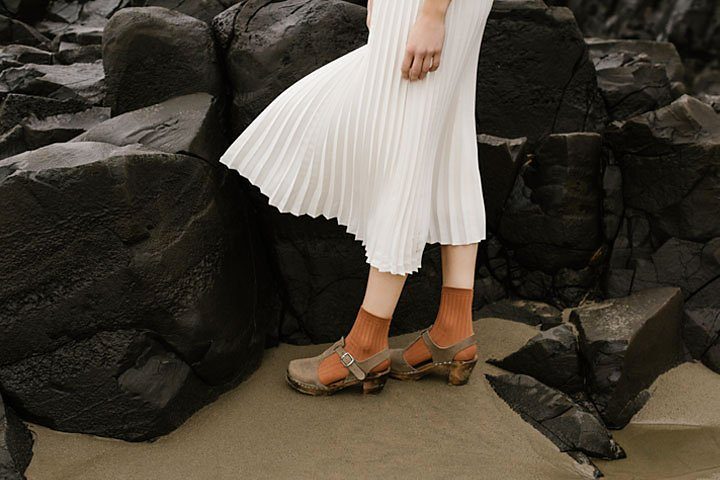
#> input picture images/a1images/highlights_and_shadows.jpg, 720 x 480 px
$ jupyter execute q2.ipynb
#> lines starting #> are read from the running program, lines starting #| are printed output that depends on the picture
[cell 1]
import cv2 as cv
import numpy as np
import matplotlib.pyplot as plt

im = cv.imread('images/a1images/highlights_and_shadows.jpg')
#> im is the input picture: shape (480, 720, 3); mean B, G, R 58.1, 68.6, 75.7
assert im is not None, 'Image not found'

im_rgb = cv.cvtColor(im, cv.COLOR_BGR2RGB)
im_lab = cv.cvtColor(im, cv.COLOR_BGR2LAB)
#> im_lab: shape (480, 720, 3); mean of channels 0, 1, 2 71.3, 129.1, 135

l_channel, a, b = cv.split(im_lab)
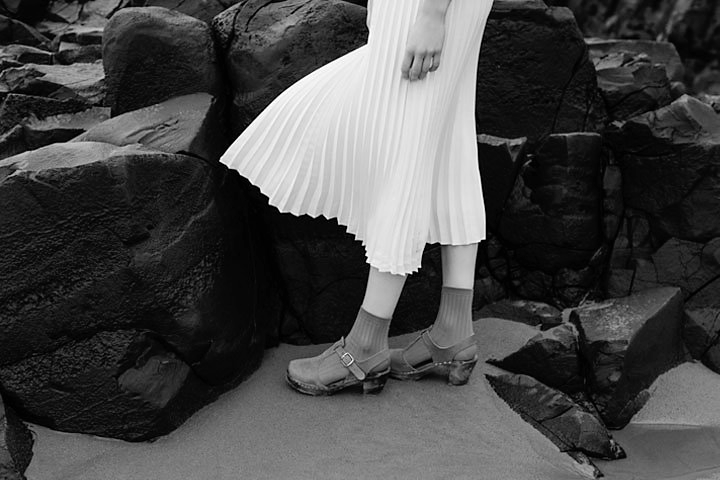
#> l_channel: shape (480, 720); min 0, max 255, mean 71.3
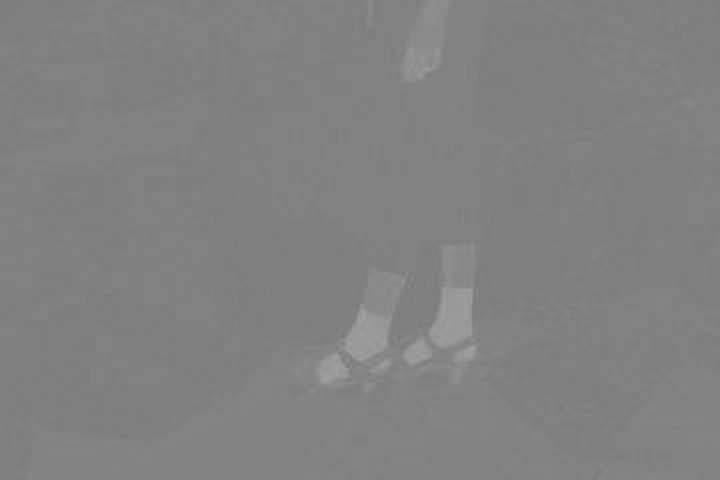
#> a: shape (480, 720); min 119, max 160, mean 129.1

gamma = 0.5
l_gamma = np.array(255 * (l_channel / 255) ** gamma, dtype=np.uint8)
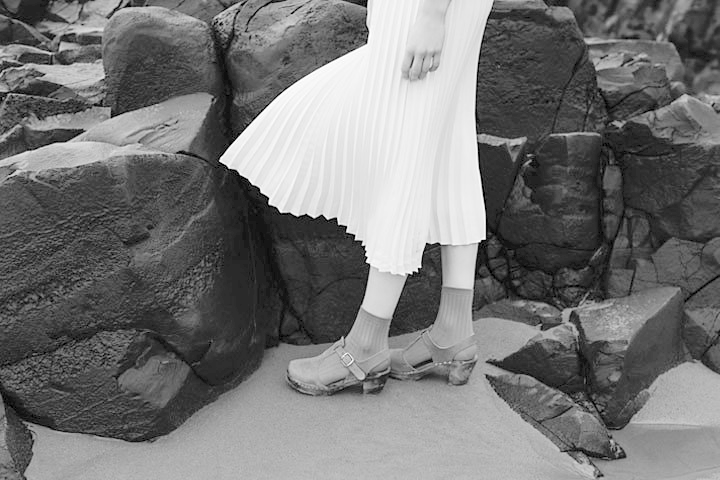
#> l_gamma: shape (480, 720); min 0, max 255, mean 117.3

lab_corrected = cv.merge([l_gamma, a, b])
#> lab_corrected: shape (480, 720, 3); mean of channels 0, 1, 2 117.3, 129.1, 135
img_corrected = cv.cvtColor(lab_corrected, cv.COLOR_LAB2RGB)
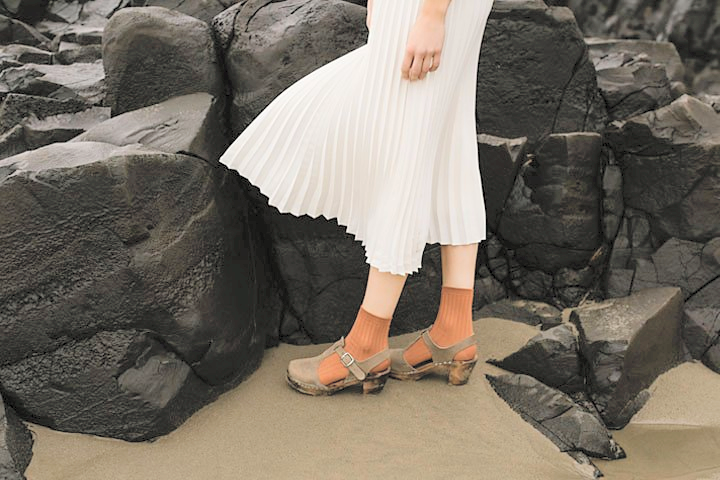
#> img_corrected: shape (480, 720, 3); mean R, G, B 118.8, 111.1, 100.2

fig, ax = plt.subplots(2, 2, figsize=(8, 6))

ax[0, 0].imshow(im_rgb)
ax[0, 0].set_title('Original Image')
ax[0, 0].axis('off')

ax[0, 1].imshow(img_corrected)
ax[0, 1].set_title(f'Corrected L-Plane (gamma={gamma})')
ax[0, 1].axis('off')

hist_l_channel = cv.calcHist([l_channel], [0], None, [256], [0, 256]).flatten()
#> hist_l_channel = 256 values, max 13634 at index 12, min 0 at index 4, mean 1350
ax[1, 0].bar(range(256), hist_l_channel, color='blue', alpha=0.7)
ax[1, 0].set_title('Original L-Channel Histogram')

hist_l_gamma = cv.calcHist([l_gamma], [0], None, [256], [0, 256]).flatten()
#> hist_l_gamma = 256 values, max 13634 at index 55, min 0 at index 1, mean 1350
ax[1, 1].bar(range(256), hist_l_gamma, color='orange', alpha=0.7)
ax[1, 1].set_title('Corrected L-Channel Histogram')

plt.tight_layout()
plt.show()
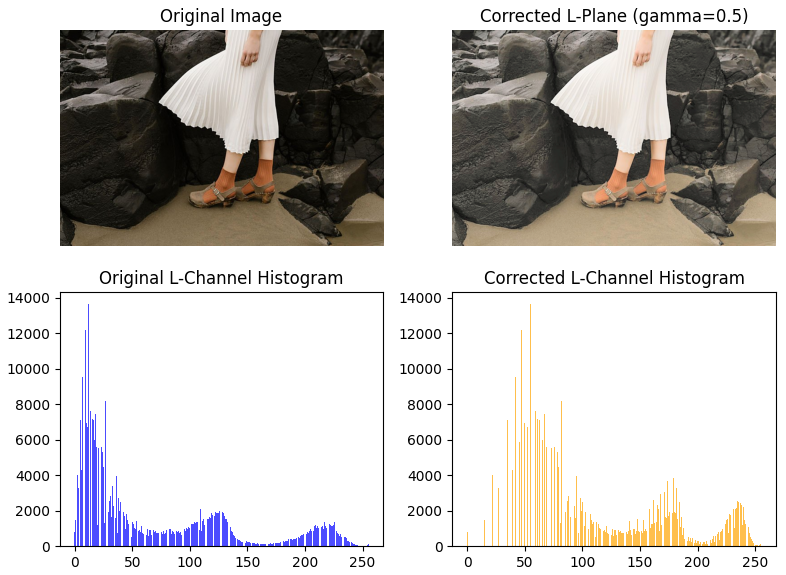
#> figure drawn by matplotlib, 4 panels; panel 3: tallest bar 13634 high, from x = 11.6 to 12.4; panel 4: tallest bar 13634 high, from x = 54.6 to 55.4

$ run again, with images/a1images/daisy.jpg copied over images/a1images/highlights_and_shadows.jpg
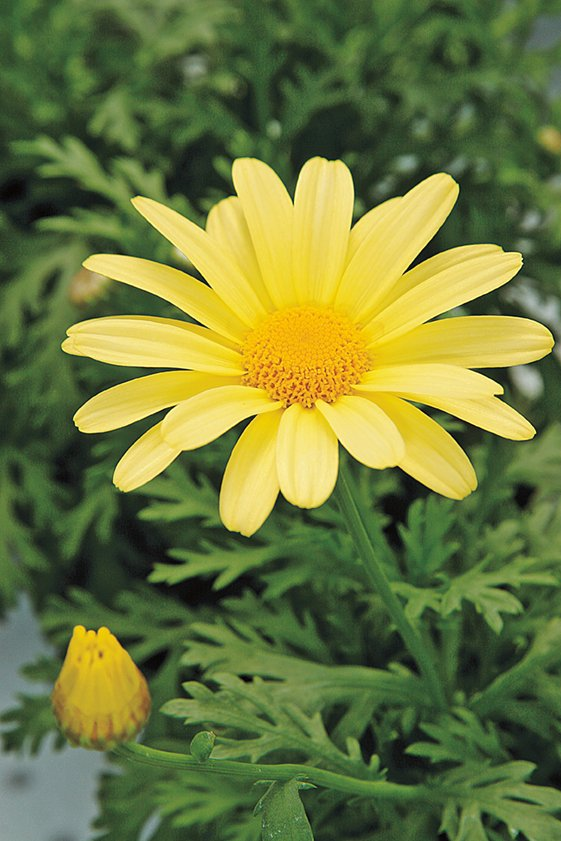
#> input picture images/a1images/daisy.jpg, 561 x 841 px
#> im is the input picture: shape (841, 561, 3); mean B, G, R 60.7, 120.3, 108.5
#> im_lab: shape (841, 561, 3); mean of channels 0, 1, 2 121.3, 114.4, 157.2
#> lab_corrected: shape (841, 561, 3); mean of channels 0, 1, 2 169.5, 114.4, 157.2
#> `img_corrected = cv.cvtColor(lab_corrected, cv.COLOR_LAB2RGB)`:
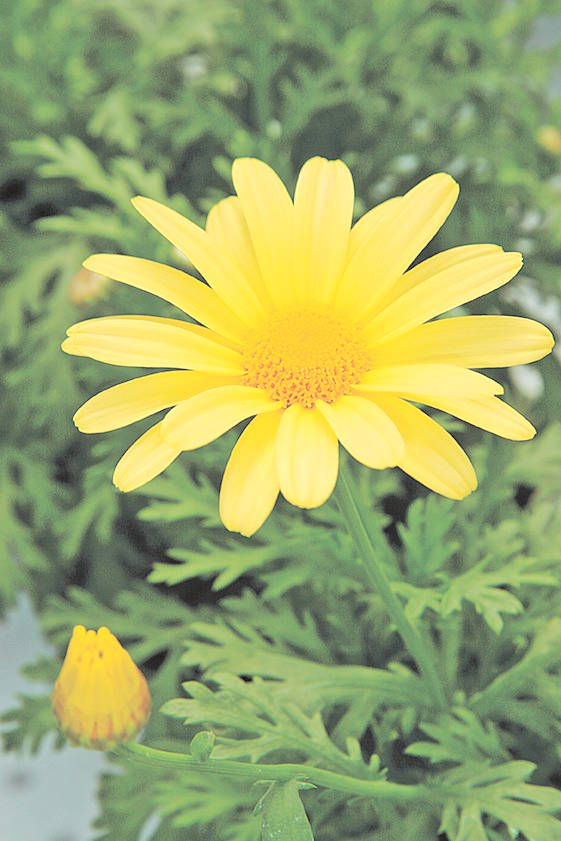
#> img_corrected: shape (841, 561, 3); mean R, G, B 154.9, 168.3, 106.8
#> hist_l_channel = 256 values, max 5335 at index 80, min 0 at index 4, mean 1843
#> hist_l_gamma = 256 values, max 8463 at index 240, min 0 at index 1, mean 1843
#> `plt.show()`:
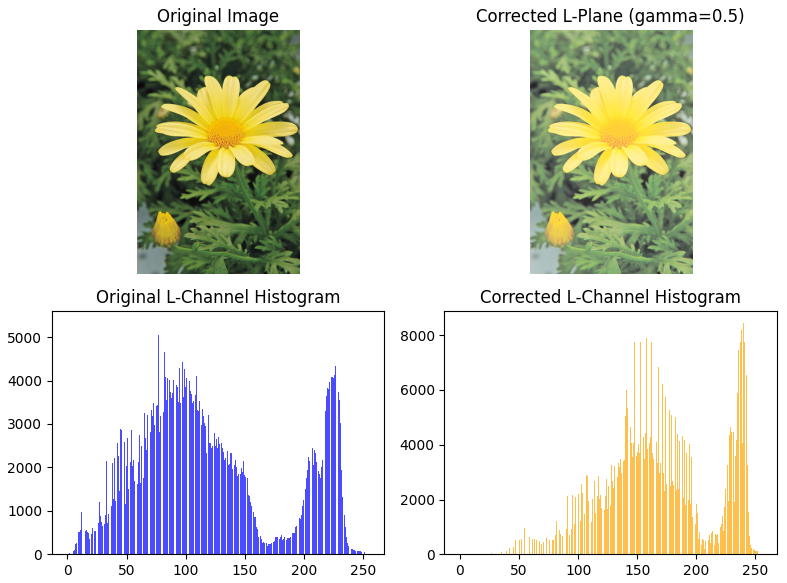
#> figure drawn by matplotlib, 4 panels; panel 3: tallest bar 5335 high, from x = 79.6 to 80.4; panel 4: tallest bar 8463 high, from x = 239.6 to 240.4

$ run again, with images/a1images/emma.jpg copied over images/a1images/highlights_and_shadows.jpg
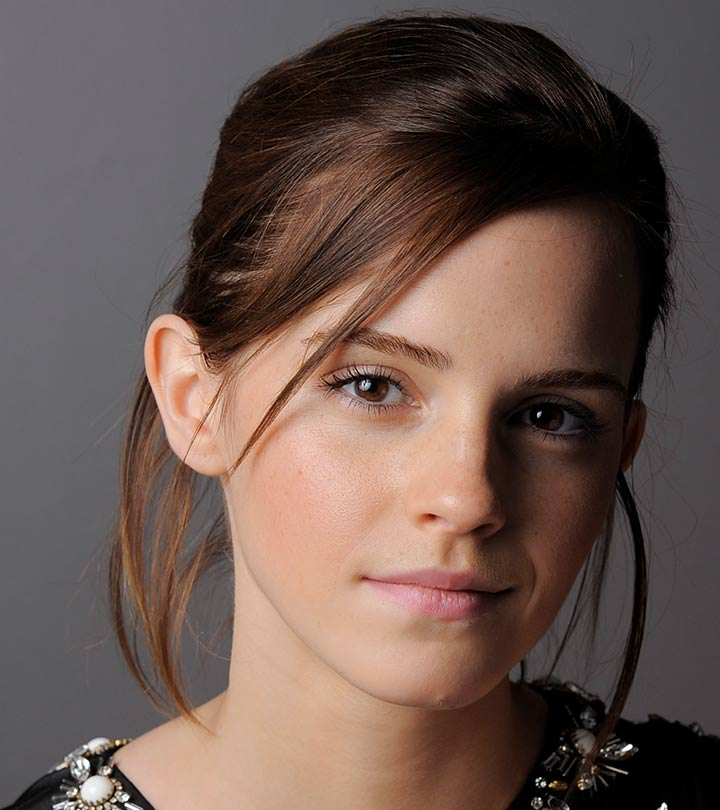
#> input picture images/a1images/emma.jpg, 720 x 810 px
#> im is the input picture: shape (810, 720, 3); mean B, G, R 80.1, 87.4, 106.8
#> im_lab: shape (810, 720, 3); mean of channels 0, 1, 2 97, 134.8, 135.1
#> lab_corrected: shape (810, 720, 3); mean of channels 0, 1, 2 145.4, 134.8, 135.1
#> `img_corrected = cv.cvtColor(lab_corrected, cv.COLOR_LAB2RGB)`:
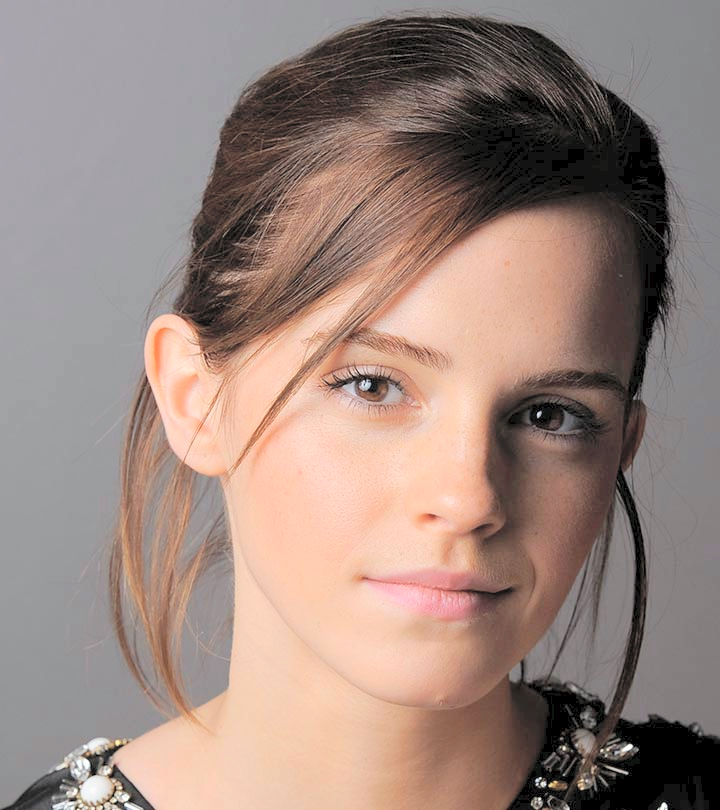
#> img_corrected: shape (810, 720, 3); mean R, G, B 155.3, 134.6, 126.8
#> hist_l_channel = 256 values, max 15795 at index 116, min 0 at index 4, mean 2278.1
#> hist_l_gamma = 256 values, max 31175 at index 171, min 0 at index 1, mean 2278.1
#> `plt.show()`:
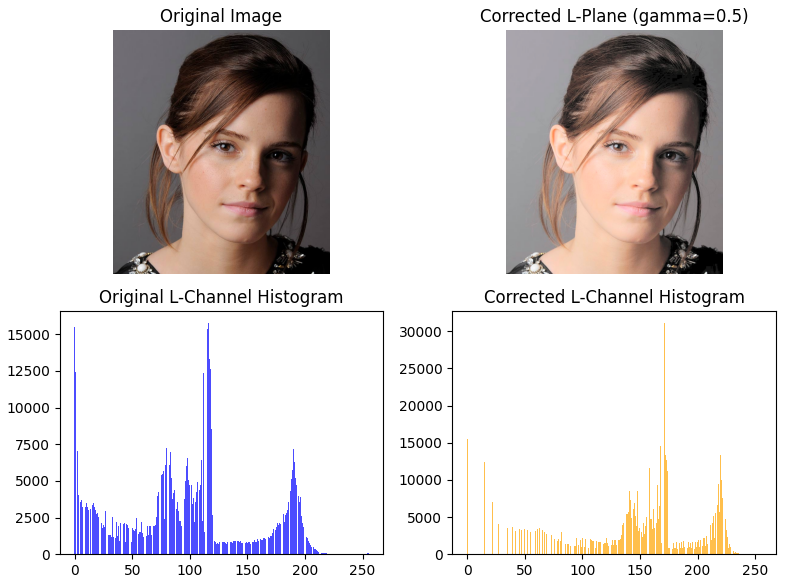
#> figure drawn by matplotlib, 4 panels; panel 3: tallest bar 15795 high, from x = 115.6 to 116.4; panel 4: tallest bar 31175 high, from x = 170.6 to 171.4
